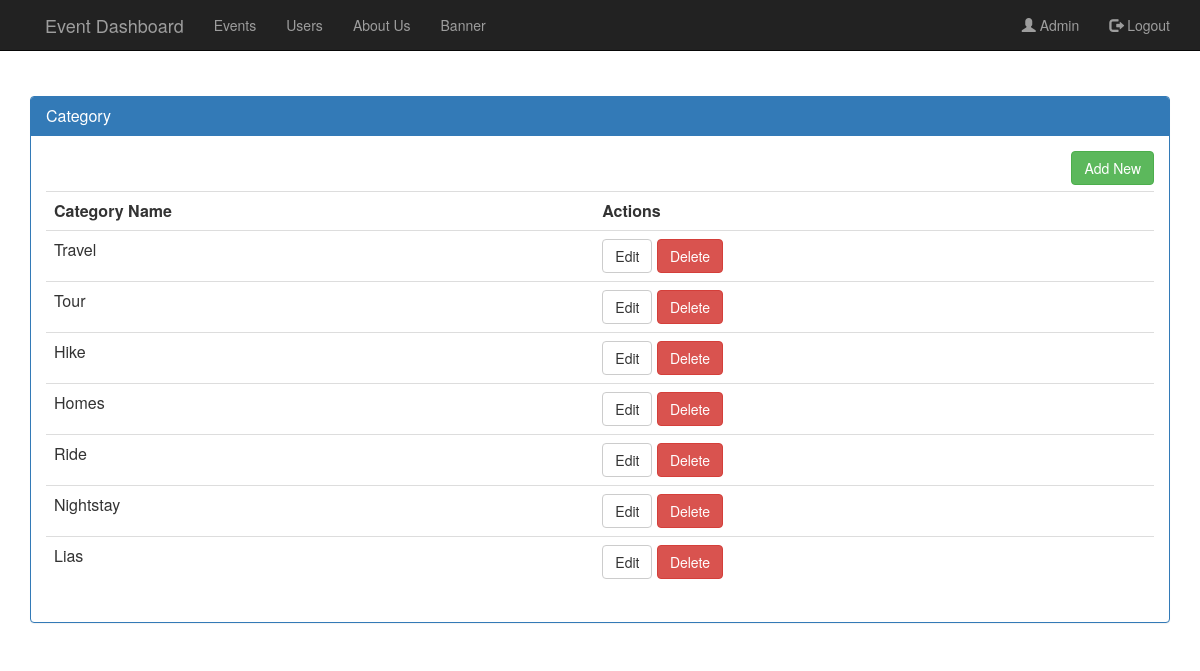
/admin/category.php (signed in), run on the app's committed database.
### tables this page shows
CREATE TABLE IF NOT EXISTS `category` (
  `cat_id` int(12) NOT NULL,
  `category` varchar(200) DEFAULT NULL
);

### admin/category.php (the view, shortened to what this page needs)
<?php include "header.php";?>
<div class="container" style="margin:8% auto;">
    <div class="panel panel-primary">
        <div class="panel-heading">
            <h3 class="panel-title">Category</h3>
        </div>
        <div class="panel-body">
           <a href="add-category.php" class="pull-right btn btn-success">Add New</a><br><br>
           <table class="table table-stripped">
            <th>Category Name</th>
            <th>Actions</th>
            <?php
            $sql = "SELECT * from category";
            $run = mysqli_query($con,$sql);
            while($row=mysqli_fetch_array($run))
            {
                extract($row);
                echo "<tr>";
                echo "<td>".$category."</td>";
                echo '<td><a href="edit-category.php?cat_id='.$cat_id.'"><button class="btn btn-default">Edit</button>
                <a href="delete-category.php?cat_id='.$cat_id.'" onclick="return confirm(\'Are you sure to delete this category?\')"><button class="btn btn-danger">Delete</button></a></td>';
                echo "</tr>";
            }
            ?>
        </table>
    </div>
</div>
</div>
</body>
</html>

### data on the page
category: category "Travel"
category: category "Tour"
category: category "Hike"
category: category "Homes"
category: category "Ride"
category: category "Nightstay"
category: category "Lias"

### other printed values
$username "Admin"
